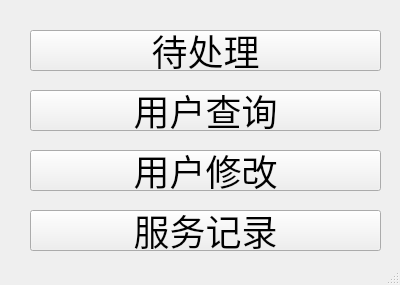
<?xml version="1.0" encoding="UTF-8"?>
<ui version="4.0">
 <class>CSWindow</class>
 <widget class="QMainWindow" name="CSWindow">
  <property name="geometry">
   <rect>
    <x>0</x>
    <y>0</y>
    <width>400</width>
    <height>285</height>
   </rect>
  </property>
  <property name="windowTitle">
   <string>MainWindow</string>
  </property>
  <widget class="QWidget" name="centralwidget">
   <widget class="QPushButton" name="pushButton">
    <property name="geometry">
     <rect>
      <x>30</x>
      <y>30</y>
      <width>351</width>
      <height>41</height>
     </rect>
    </property>
    <property name="font">
     <font>
      <pointsize>27</pointsize>
     </font>
    </property>
    <property name="text">
     <string>待处理</string>
    </property>
   </widget>
   <widget class="QPushButton" name="pushButton_2">
    <property name="geometry">
     <rect>
      <x>30</x>
      <y>90</y>
      <width>351</width>
      <height>41</height>
     </rect>
    </property>
    <property name="font">
     <font>
      <pointsize>27</pointsize>
     </font>
    </property>
    <property name="text">
     <string>用户查询</string>
    </property>
   </widget>
   <widget class="QPushButton" name="pushButton_3">
    <property name="geometry">
     <rect>
      <x>30</x>
      <y>150</y>
      <width>351</width>
      <height>41</height>
     </rect>
    </property>
    <property name="font">
     <font>
      <pointsize>27</pointsize>
     </font>
    </property>
    <property name="text">
     <string>用户修改</string>
    </property>
   </widget>
   <widget class="QPushButton" name="pushButton_4">
    <property name="geometry">
     <rect>
      <x>30</x>
      <y>210</y>
      <width>351</width>
      <height>41</height>
     </rect>
    </property>
    <property name="font">
     <font>
      <pointsize>27</pointsize>
     </font>
    </property>
    <property name="text">
     <string>服务记录</string>
    </property>
   </widget>
  </widget>
  <widget class="QStatusBar" name="statusbar"/>
 </widget>
 <resources/>
 <connections/>
</ui>
